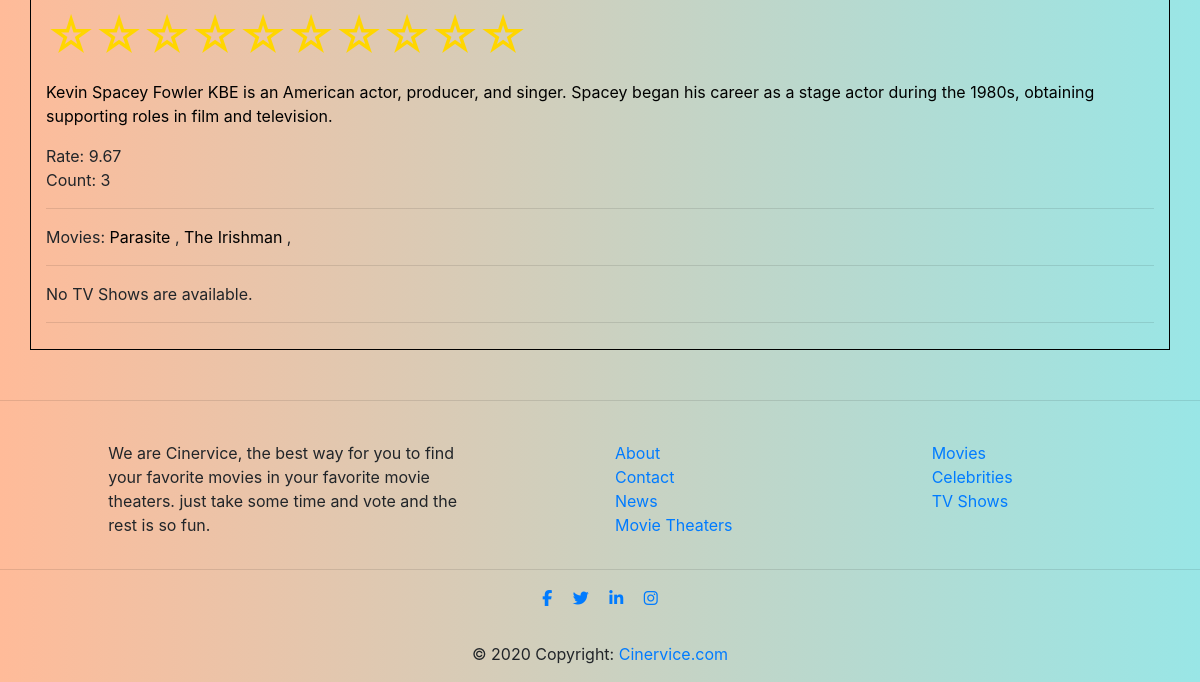
Page /people/3/ (lower part) on the earlier database version.
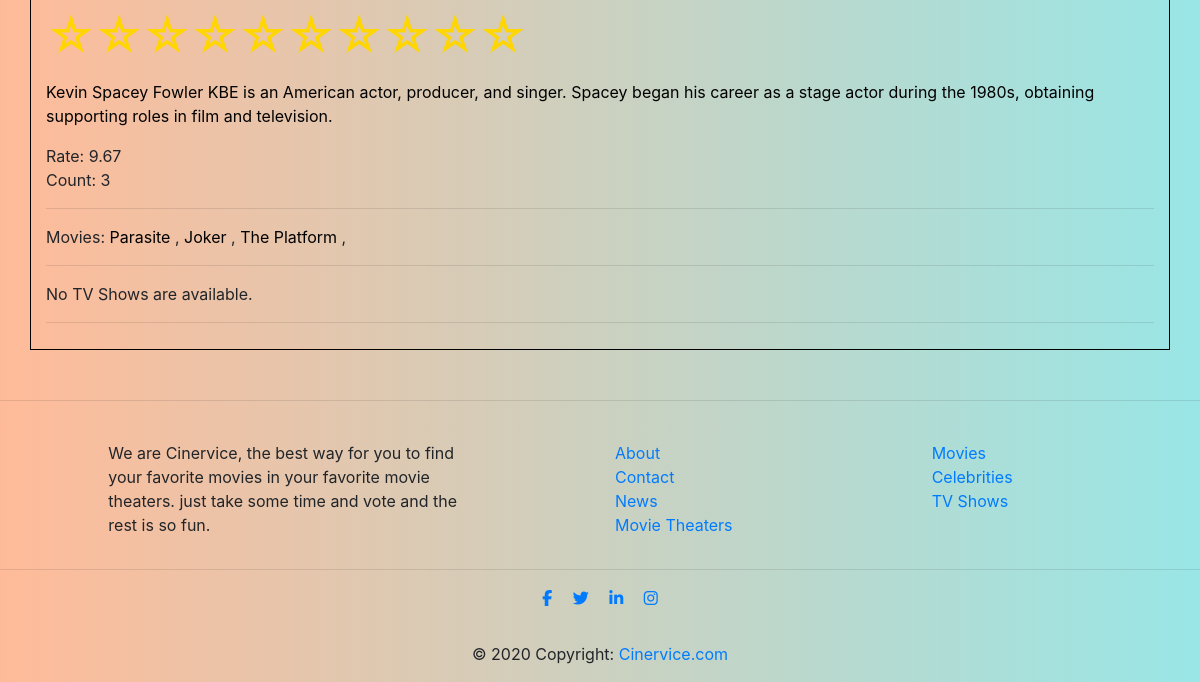
Same page on the later database version.
### main/models.py (models this page shows, shortened)
class People(models.Model):
    image = models.ImageField(upload_to='static/images/people',null=True)
    full_name = models.CharField(max_length=300)
    birth_date = models.DateTimeField(null = True)
    birth_place = models.CharField(max_length=300,null=True)
    comment = models.TextField(null=True)

class Role(models.Model):
    TYPE_OF_PRODUCT = [
        ('M', 'Movie'),
        ('S', 'Serial'),
    ]
    TYPE_OF_ROLE = [
        ('A', 'Actor'),
        ('D', 'Director'),
        ('W', 'Writer'),
    ]
    person = models.ForeignKey(People, on_delete = models.CASCADE)
    movie = models.ForeignKey(Movie, on_delete = models.CASCADE, null = True, blank = True)
    serial = models.ForeignKey(Series, on_delete = models.CASCADE, null = True, blank = True)
    type_of_product = models.CharField(max_length=1, null = True, choices=TYPE_OF_PRODUCT)
    type_of_role = models.CharField(max_length=1, null = True, choices=TYPE_OF_ROLE)

class Movie(models.Model):
    image = models.ImageField(upload_to='static/images/movies',null=True)
    title = models.CharField(max_length=200)
    publish_year = models.DateTimeField(null = True)
    comment = models.TextField(null=True)
    genre = models.CharField(max_length=100)

### main/views.py (the view)
# urls.py: path('people/<int:people_id>/', views.people_info, name='people_info'),
def people_info(request, people_id):
    try:
        people_info = People.objects.filter(pk=people_id)
        count = People_Vote.objects.filter(people_id=people_id).count()
        rate = People_Vote.objects.filter(
            people_id=people_id).aggregate(Avg('vote')).get('vote__avg')
        if(rate is not None):
            rate = round(rate, 2)
        movies = Role.objects.all().filter(person_id=people_id, type_of_product='M')
        series = Role.objects.all().filter(person_id=people_id, type_of_product='S')
        print(series)
        context = {
            'info': people_info,
            'count': count,
            'rate': rate,
            'movies': movies,
            'series': series,
        }
    except People.DoesNotExist:
        raise Http404("People does not exist")
    return render(request, 'peoples/info.html', context)

### main/templates/peoples/info.html (shortened to what this page needs)
{% extends "base.html" %}
{% load bootstrap4 %}
    {% block content %}
        {% if info %}
            <div class="borderz mx-auto w-100 container mx-auto">
                {% for people in info %}
                {% load static %}
                <div class="txt-center">
                    <form action="{% url 'main:people_rate' %}" method="POST">
                        <div class="rating">
                            <label for="star10">☆</label>
                            <label for="star9">☆</label>
                            <label for="star8">☆</label>
                            <label for="star7">☆</label>
                            <label for="star6">☆</label>
                            <label for="star5">☆</label>
                            <label for="star4">☆</label>
                            <label for="star3">☆</label>
                            <label for="star2">☆</label>
                            <label for="star1">☆</label>
                        </div>
                    </form>
                </div>
                <p class="textx">{{ people.comment }}</p>
                {% if rate %}
                    <p>Rate: {{ rate }}<br> Count: {{ count }}</p>
                {% else %}
                    <p>Nobody voted this.</p>
                {% endif %}
                <hr>
                    {% if movies %}
                        Movies:
                        {% for movie in movies %}
                            <a class="textx" href="/movies/{{ movie.movie.id}}">{{ movie.movie.title }} </a> ,
                        {% endfor %}
                    {% else %}
                        <p>No Movies are available.</p>
                    {% endif %}
                <hr>
                    {% if series %}
                        TV Shows:
                        {% for seri in series %}
                            <a class="textx" href="/tv_shows/{{ seri.serial.id}}">{{ seri.serial.title }} </a> ,
                        {% endfor %}
                    {% else %}
                        <p>No TV Shows are available.</p>
                    {% endif %}
                <hr>
                {% endfor %}
            </div>
        {% else %}
            <p>No movie are available.</p>
        {% endif %}
    {% endblock %}

Differences in the rows shown:
removed Role: movie "The Irishman"
added Role: movie "Joker"
added Role: movie "The Platform"
